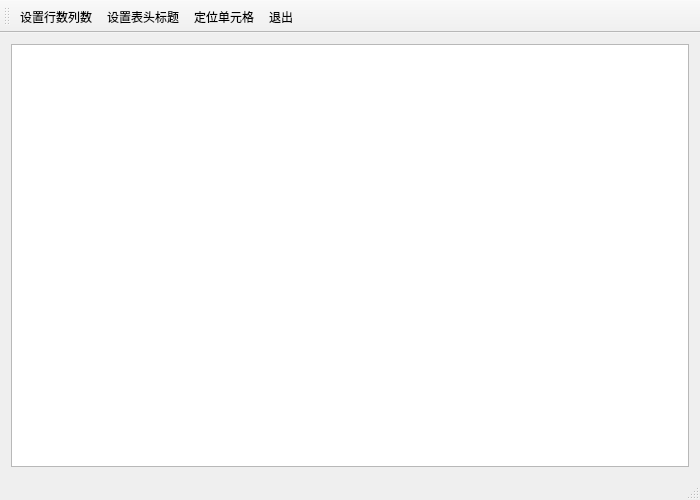
<?xml version="1.0" encoding="UTF-8"?>
<ui version="4.0">
 <class>MainWindow</class>
 <widget class="QMainWindow" name="MainWindow">
  <property name="geometry">
   <rect>
    <x>0</x>
    <y>0</y>
    <width>700</width>
    <height>500</height>
   </rect>
  </property>
  <property name="minimumSize">
   <size>
    <width>700</width>
    <height>500</height>
   </size>
  </property>
  <property name="windowTitle">
   <string>MainWindow</string>
  </property>
  <widget class="QWidget" name="centralWidget">
   <layout class="QGridLayout" name="gridLayout">
    <item row="0" column="0">
     <widget class="QTableView" name="tableView"/>
    </item>
   </layout>
  </widget>
  <widget class="QMenuBar" name="menuBar">
   <property name="geometry">
    <rect>
     <x>0</x>
     <y>0</y>
     <width>700</width>
     <height>17</height>
    </rect>
   </property>
  </widget>
  <widget class="QToolBar" name="mainToolBar">
   <property name="toolButtonStyle">
    <enum>Qt::ToolButtonTextUnderIcon</enum>
   </property>
   <attribute name="toolBarArea">
    <enum>TopToolBarArea</enum>
   </attribute>
   <attribute name="toolBarBreak">
    <bool>false</bool>
   </attribute>
   <addaction name="actTab_SetSize"/>
   <addaction name="actTab_SetHeader"/>
   <addaction name="actTab_Locate"/>
   <addaction name="actFile_Quit"/>
  </widget>
  <widget class="QStatusBar" name="statusBar"/>
  <action name="actTab_SetSize">
   <property name="icon">
    <iconset resource="res.qrc">
     <normaloff>:/images/icons/230.bmp</normaloff>:/images/icons/230.bmp</iconset>
   </property>
   <property name="text">
    <string>设置行数列数</string>
   </property>
   <property name="toolTip">
    <string>设置表格行数列数</string>
   </property>
  </action>
  <action name="actTab_SetHeader">
   <property name="icon">
    <iconset resource="res.qrc">
     <normaloff>:/images/icons/516.bmp</normaloff>:/images/icons/516.bmp</iconset>
   </property>
   <property name="text">
    <string>设置表头标题</string>
   </property>
   <property name="toolTip">
    <string>设置表头标题</string>
   </property>
  </action>
  <action name="actFile_Quit">
   <property name="icon">
    <iconset resource="res.qrc">
     <normaloff>:/images/icons/132.bmp</normaloff>:/images/icons/132.bmp</iconset>
   </property>
   <property name="text">
    <string>退出</string>
   </property>
   <property name="toolTip">
    <string>退出本软件</string>
   </property>
  </action>
  <action name="actTab_Locate">
   <property name="icon">
    <iconset resource="res.qrc">
     <normaloff>:/images/icons/304.bmp</normaloff>:/images/icons/304.bmp</iconset>
   </property>
   <property name="text">
    <string>定位单元格</string>
   </property>
   <property name="toolTip">
    <string>定位到某个单元格</string>
   </property>
  </action>
 </widget>
 <layoutdefault spacing="6" margin="11"/>
 <resources>
  <include location="res.qrc"/>
 </resources>
 <connections>
  <connection>
   <sender>actFile_Quit</sender>
   <signal>triggered()</signal>
   <receiver>MainWindow</receiver>
   <slot>close()</slot>
   <hints>
    <hint type="sourcelabel">
     <x>-1</x>
     <y>-1</y>
    </hint>
    <hint type="destinationlabel">
     <x>199</x>
     <y>149</y>
    </hint>
   </hints>
  </connection>
 </connections>
</ui>
